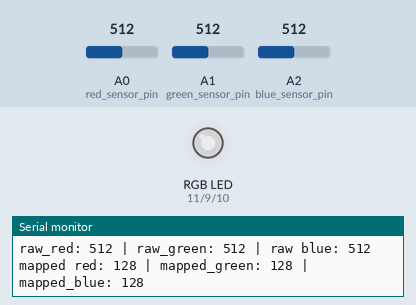
Recording of a sketch running on a simulated Arduino Uno, built with avr-gcc and run on an emulated ATmega328P. Shown: an RGB LED mixed from three pins (HIGH = lit), the last lines printed to the serial monitor. The inputs (shaded band) are chosen by the test bench; at power-on: A0 (red_sensor_pin) = 512, A1 (green_sensor_pin) = 512, A2 (blue_sensor_pin) = 512. Dim RGB values are drawn brighter than linear.

Above: at 1.2 s.
1.3 s: A0 (red_sensor_pin) set to 409
At 2.3 s:
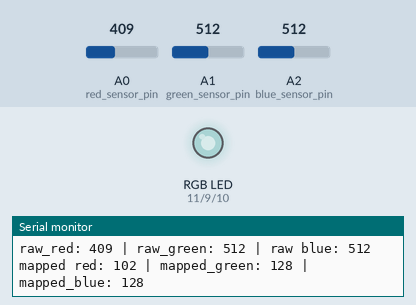
4.3 s: A0 (red_sensor_pin) set to 382
At 5.0 s:
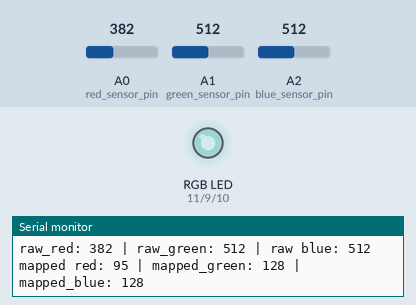
7.3 s: A1 (green_sensor_pin) set to 410
At 7.9 s:
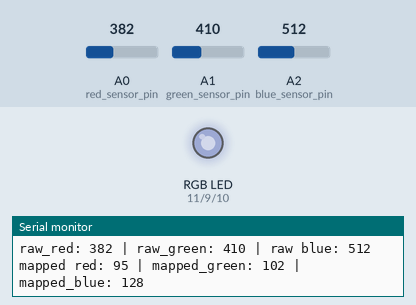
10.3 s: A1 (green_sensor_pin) set to 389
At 10.7 s:
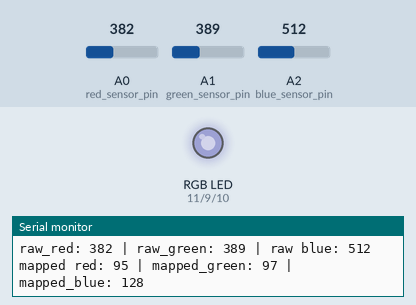
13.3 s: A2 (blue_sensor_pin) set to 414
At 14.9 s:
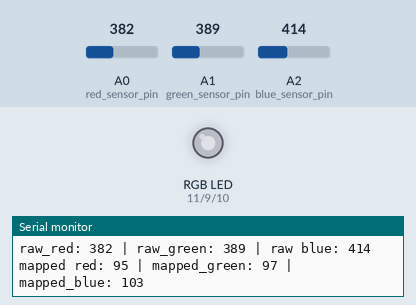
16.3 s: A2 (blue_sensor_pin) set to 387
At 17.8 s:
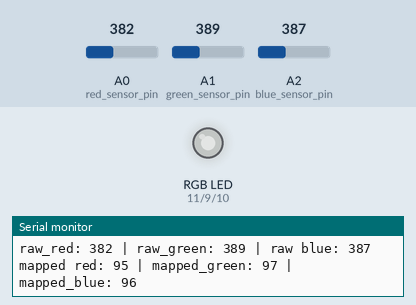
Timing chart, 0 to 19.3 s (numbered marks = the images above; inputs shaded):
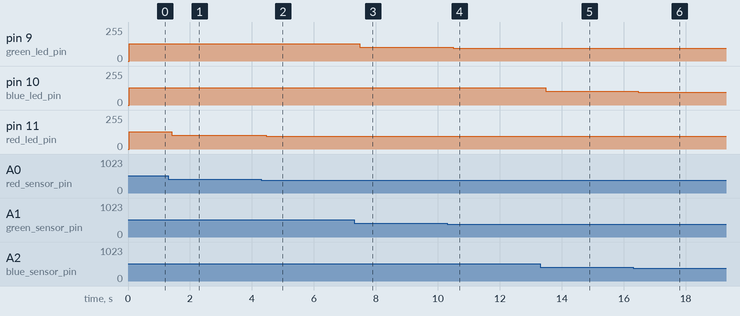

Measured:
- after the input at 1.3 s, pin 11 (red_led_pin): 128/255 → 102/255 after 0.11 s
- after the input at 4.3 s, pin 11 (red_led_pin): 102/255 → 95/255 after 0.16 s
- after the input at 7.3 s, pin 9 (green_led_pin): 128/255 → 102/255 after 0.17 s
- after the input at 10.3 s, pin 9 (green_led_pin): 102/255 → 97/255 after 0.19 s
- after the input at 13.3 s, pin 10 (blue_led_pin): 128/255 → 103/255 after 0.18 s
- after the input at 16.3 s, pin 10 (blue_led_pin): 103/255 → 96/255 after 0.16 s

The sketch:

04_normal.ino
```cpp
  const int green_led_pin = 9;
  const int blue_led_pin = 10;
  const int red_led_pin = 11;

  int n_reps = 0;

  const int red_sensor_pin = A0;
  const int green_sensor_pin = A1;
  const int blue_sensor_pin = A2;

  int red_value = 0;
  int green_value = 0;
  int blue_value = 0;

  int red_sensor_value = 0;
  int green_sensor_value = 0;
  int blue_sensor_value = 0;


void setup()
{
  Serial.begin(9600);

  pinMode(green_led_pin, OUTPUT);
  pinMode(blue_led_pin, OUTPUT);
  pinMode(red_led_pin, OUTPUT);

}

void loop() {
  // put your main code here, to run repeatedly:
  red_sensor_value = analogRead(red_sensor_pin);
  delay(5);
  green_sensor_value = analogRead(green_sensor_pin);
  delay(5);
  blue_sensor_value = analogRead(blue_sensor_pin);

  Serial.print("raw_red: ");
  Serial.print(red_sensor_value);
  Serial.print(" | raw_green: ");
  Serial.print(green_sensor_value);
  Serial.print(" | raw blue: ");
  Serial.print(blue_sensor_value);
  Serial.print("\t");

  red_value = (red_sensor_value)/4;
  green_value = green_sensor_value/4;
  blue_value = blue_sensor_value/4;


    Serial.print("mapped red: ");
    Serial.print(red_value);
    Serial.print(" | mapped_green: ");
    Serial.print(green_value);
    Serial.print(" | mapped_blue: ");
    Serial.print(blue_value);
    Serial.print("\n");


  analogWrite(red_led_pin, red_value);
  analogWrite(green_led_pin, green_value);
  analogWrite(blue_led_pin, blue_value);
  // analogWrite(red_led_pin, 0);
  // analogWrite(green_led_pin, 0);
  // analogWrite(blue_led_pin, 300);
}
```
